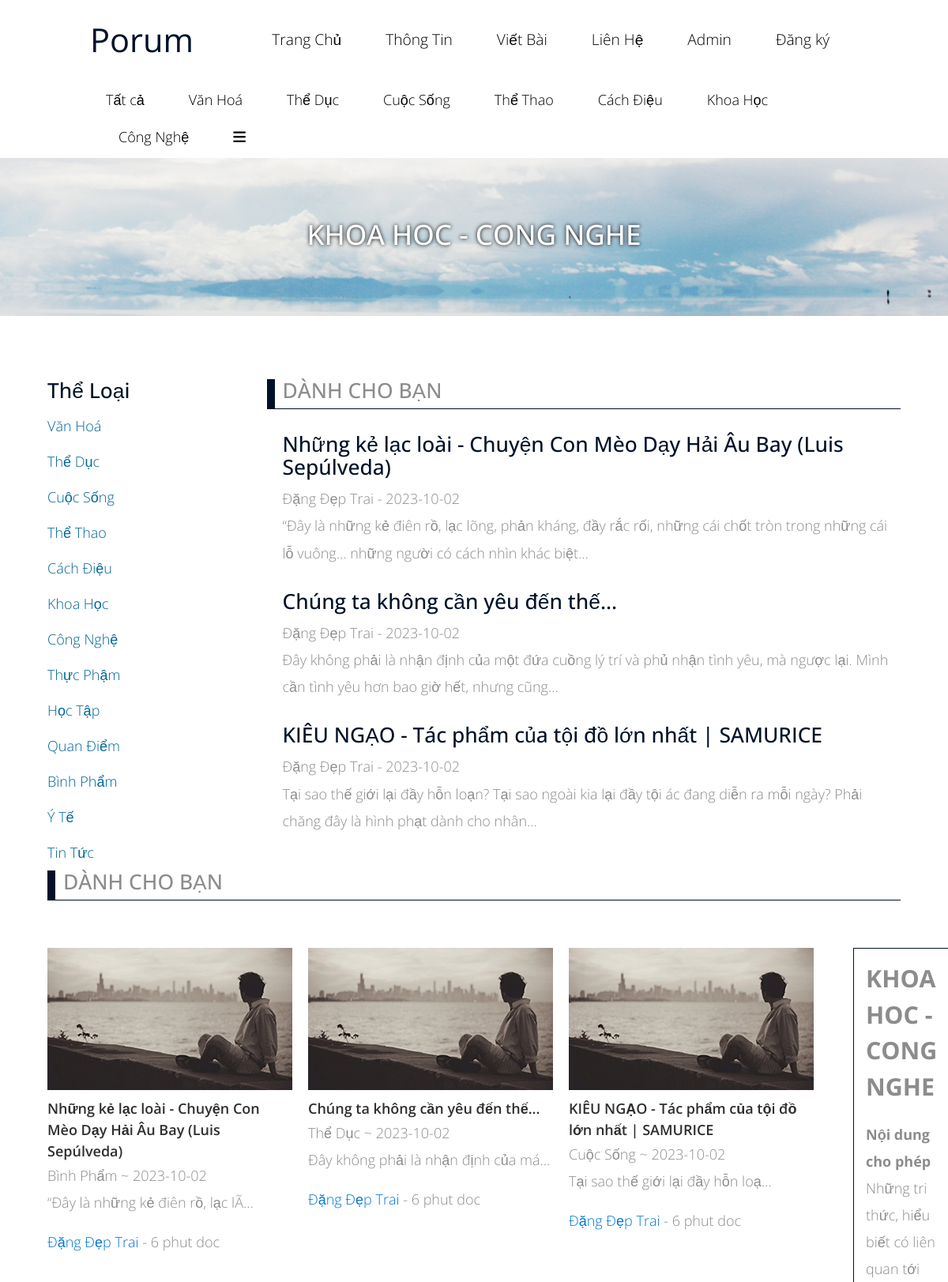
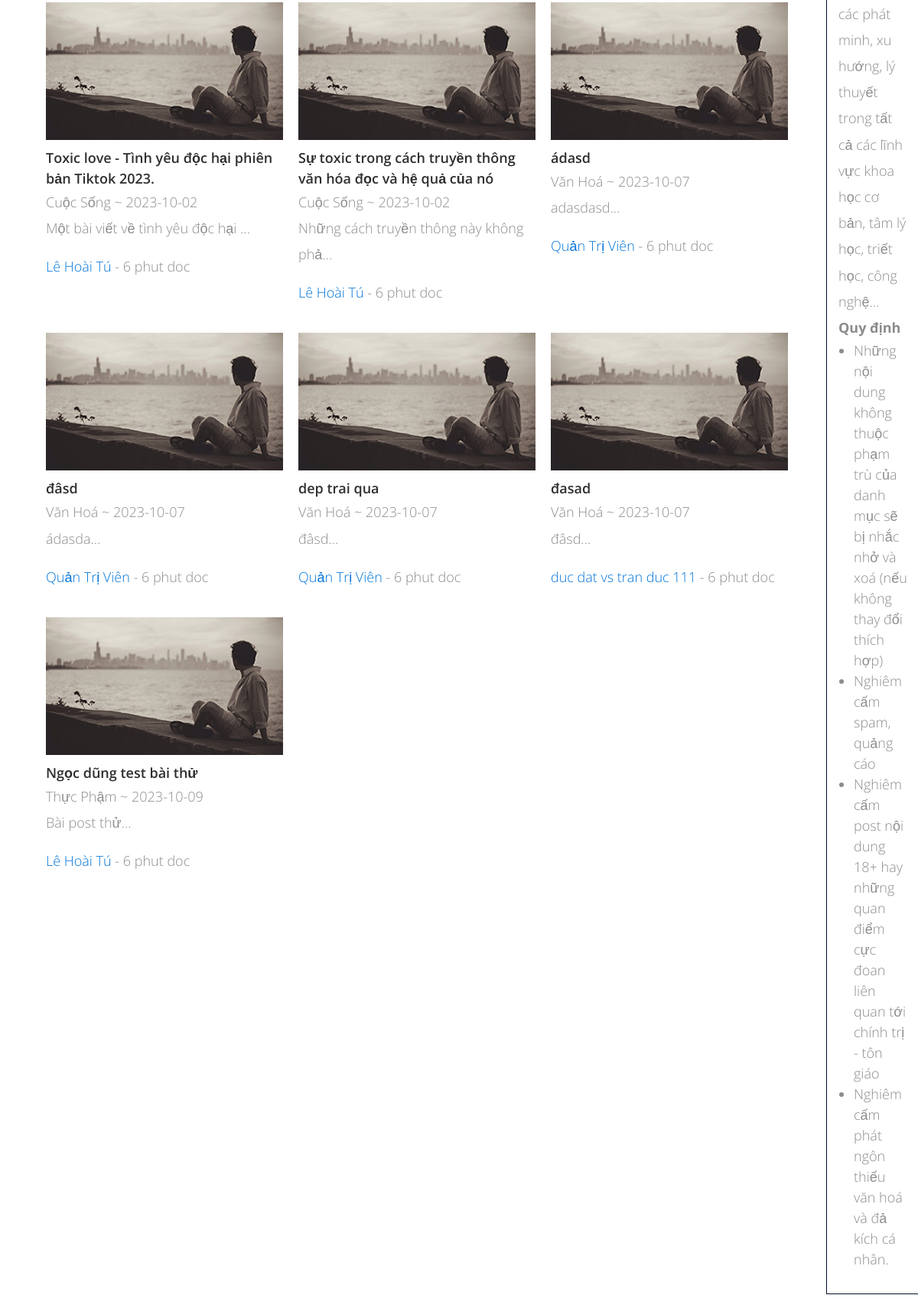
The app's page /DoAnTTCN/post/index.php (upper part) with its own data (2 pictures, top to bottom).
### tables this page shows
CREATE TABLE IF NOT EXISTS `tbl_menu` (
  `menuid` int NOT NULL AUTO_INCREMENT,
  `menuname` varchar(500) DEFAULT NULL,
  `parentid` int DEFAULT '0',
  `link` varchar(500) DEFAULT NULL,
  `position` int DEFAULT '0',
  PRIMARY KEY (`menuid`)
);

CREATE TABLE IF NOT EXISTS `tbl_category` (
  `categoryid` int NOT NULL AUTO_INCREMENT,
  `categoryname` varchar(500) DEFAULT NULL,
  PRIMARY KEY (`categoryid`)
);

### DoAnTTCN/post/index.php (the view, shortened to what this page needs)
<!DOCTYPE html>
<html>
<head>
    <link rel="stylesheet" href="../resource/user/css/contentBox.css">
    <link rel="stylesheet" href="../resource/user/css/bootstrap.min.css">
    <link rel="stylesheet" href="../resource/user/css/templatemo-style.css">
</head>
<body>
    <div class="tm-header">
        <div class="container-fluid">
            <?php
            include '../config/config.php';
            include "../layout/header.php";
            $result_cate_side_bar = $conn->query("select * from tbl_category");
            $result_post_for_u = $conn->query("select * from view_post_full limit 3");
            if (!isset($_GET['cateid'])) {
                $post_by_cateid = $conn->query("select * from view_post_full");
            } else {
                $cateid = $_GET['cateid'];
                $post_by_cateid = $conn->query("select * from view_post_full where categoryid = $cateid");
            }
            ?>
        </div>
    </div>
    <div class="tm-about-img-container">
        <h2>KHOA HOC - CONG NGHE</h2>
    </div>
    <section class="tm-section">
        <div class="container-fluid">
            <div class="row tm-2-rows-sm-swap">
                <div class="col-xs-12 col-sm-12 col-md-4 col-lg-3 col-xl-3 tm-2-rows-sm-down-2">
                    <h3 class="tm-gold-text">Thể Loại</h3>
                    <nav>
                        <ul class="nav">
                            <?php
                            if ($result_cate_side_bar->num_rows > 0) {
                                while ($row_cate_side_bar = $result_cate_side_bar->fetch_assoc()) {
                                    ?>
                                    <li><a href="#" class="tm-text-link">
                                            <?php echo $row_cate_side_bar['categoryname'] ?>
                                        </a></li>
                                    <?php
                                }
                            }
                            ?>
                        </ul>
                    </nav>
                </div>
                <div class="col-xs-12 col-sm-12 col-md-8 col-lg-9 col-xl-9 tm-2-rows-sm-down-1">
                    <div class="header-for-u">
                        <h3>DÀNH CHO BẠN</h3>
                    </div>
                    <?php
                    if ($result_post_for_u->num_rows > 0) {
                        while ($row_for_u = $result_post_for_u->fetch_assoc()) {
                            ?>
                            <div class="down-1-flex">
                                <div class="down-1-item">
                                    <h3>
                                        <a class="tm-gold-text"
                                            href="/DoAnTTCN/post/post-detail.php?postid=<?php echo $row_for_u['postid'] ?>">
                                            <?php echo $row_for_u['title'] ?>
                                        </a>
                                    </h3>
                                    <p>
                                        <?php echo $row_for_u['fullname'] ?> -
                                        <?php echo $row_for_u['createddate'] ?>
                                    </p>
                                    <p>
                                        <?php echo $row_for_u['asbtract'] ?>
                                    </p>
                                </div>
                            </div>
                            <?php
                        }
                    }
                    ?>
                </div>
            </div>
            <div class="header-for-u">
                <h3>DÀNH CHO BẠN</h3>
            </div>
            <div class="parents-box">
                <div class="content-box-flex">
                    <?php
                    if ($post_by_cateid->num_rows > 0) {
                        while ($row_by_cate = $post_by_cateid->fetch_assoc()) {
                            ?>
                            <div class="content-box-item">
                                <div class="content-box-img">
                                    <img src="../resource/user/img/tm-img-310x180-1.jpg" alt="">
                                </div>
                                <div class="content-box-name">
                                    <a class="content-box-name"
                                        href="/DoAnTTCN/post/post-detail.php?postid=<?php echo $row_by_cate['postid'] ?>">
                                        <?php echo $row_by_cate['title'] ?>
                                    </a>
                                </div>
                                <p class="content-box-name-date">
                                    <?php echo $row_by_cate['categoryname'] ?> ~
                                    <?php echo $row_by_cate['createddate'] ?>
                                </p>
                                <div class="content-box-abs">
                                    <p>
                                        <?php echo substr($row_by_cate['asbtract'], 0, 47) ?>...
                                    </p>
                                </div>
                                <div class="content-box-btn">
                                    <p> <a href="">
                                            <?php echo $row_by_cate['fullname'] ?>
                                        </a> - 6 phut doc</p>
                                </div>
                            </div>
                            <?php
                        }
                    } else {
                        ?>
                        <div style="grid-column:span 3">Chưa có bài viết nào cho thể loại bạn chọn!
                        </div>
                        <?php
                    }
                    ?>
                </div>
                <div class="right-can-u-know">
                    <div class="right-rules">
                        <div class="header-rules">
                            KHOA HOC - CONG NGHE
                        </div>
                        <div class="detail-rules">
                            <p> <b>Nội dung cho phép</b></p>
                            <p>Những tri thức, hiểu biết có liên quan tới các phát minh, xu hướng, lý thuyết trong tất
                                cả các lĩnh vực khoa học cơ bản, tâm lý học, triết học, công nghệ...</p>
                            <p> <b>Quy định</b></p>
                            <ul>
                                <li>Những nội dung không thuộc phạm trù của danh mục sẽ bị nhắc nhở và xoá (nếu không
                                    thay đổi thích hợp)</li>
                                <li>Nghiêm cấm spam, quảng cáo</li>
                                <li>Nghiêm cấm post nội dung 18+ hay những quan điểm cực đoan liên quan tới chính trị -
                                    tôn giáo</li>
                                <li>Nghiêm cấm phát ngôn thiếu văn hoá và đả kích cá nhân.</li>
                            </ul>
                        </div>
                    </div>
                </div>
            </div>
        </div>
    </section>
    <?php include '../layout/footer.php' ?>
</body>
</html>

### DoAnTTCN/layout/header.php (shortened to what this page needs)
<?php
$query_menu = "select * from tbl_menu where position =0 limit 4";
$result_menu = $conn->query($query_menu);
$result_categories = $conn->query("select * from tbl_category limit 7");
?>
<!DOCTYPE html>
<html>
<head>
    <link rel="stylesheet" href="https://cdnjs.cloudflare.com/ajax/libs/font-awesome/6.4.2/css/all.min.css"
 />
    <link rel="stylesheet" href="/DoAnTTCN/resource/user/css/bootstrap.min.css">
    <link rel="stylesheet" href="/DoAnTTCN/resource/user/css/templatemo-style.css">
    <link rel="stylesheet" href="/DoAnTTCN/resource/user/css/blogcss.css">
    <link rel="stylesheet" href="/DoAnTTCN/resource/user/css/contentBox.css">
    <link rel="stylesheet" href="/DoAnTTCN/resource/user/css/nav-item-list.css">
    <link rel="stylesheet" href="/DoAnTTCN/resource/user/css/form-account.css">
    <link rel="stylesheet" href="/DoAnTTCN/resource/user/css/createblog.css">
    <link rel="stylesheet" href="/DoAnTTCN/resource/user/css/hidden-list.css">
    <link rel="stylesheet" href="/DoAnTTCN/resource/user/css/info-acc.css">
    <link rel="stylesheet" href="/DoAnTTCN/resource/user/css/change-info.css">
</head>
<body>
    <div class="tm-header">
        <div class="container-fluid">
            <div class="tm-header-inner">
                <a href="/DoAnTTCN/" class="navbar-brand tm-site-name">Porum</a>
                <nav class="navbar tm-main-nav">
                    <div class="collapse navbar-toggleable-sm" id="tmNavbar">
                        <ul class="nav navbar-nav">
                            <?php
                            if ($result_menu->num_rows > 0) {
                                while ($row_menu = $result_menu->fetch_assoc()) {
                                    ?>
                                    <li class="nav-item">
                                        <a href="<?php echo $row_menu['link'] ?>" class="nav-link">
                                            <?php echo $row_menu['menuname'] ?>
                                        </a>
                                    </li>
                                    <?php
                                }
                            }
                            ?>
                            <li class="nav-item">
                                <a href="/DoAnTTCN/admin" class="nav-link">
                                    Admin
                                </a>
                            </li>
                            <?php
                            if (isset($_SESSION['username'])) {
                                ?>
                                <li class="nav-item"  onclick="showDiv('profile')" >
                                    <div class="nav-link">
                                        <?php echo $_SESSION['username'] ?>
                                    </div>
                                    <div class="nav-item-setting" id="profile">
                                        <ul>
                                            <li> <a href="/DoAnTTCN/account/account-info.php">Profile</a> </li>
                                            <li><a href="/DoAnTTCN/account/logout.php">Log out</a></li>
                                        </ul>
                                    </div>
                                </li>
                                <?php
                            } else {
                                ?>
                                <li class="nav-item">
                                    <a href="/DoAnTTCN/account/register.php" class="nav-link">
                                        Đăng ký
                                    </a>
                                </li>
                                <?php
                            }
                            ?>
                        </ul>
                    </div>
                </nav>
            </div>
            <div class="tm-header-2-inner">
                <div class="collapse navbar-toggleable-sm" id="tmNavbar">
                    <ul class="nav navbar-nav">
                        <li class="nav-item">
                            <a href="/DoAnTTCN/post/" class="nav-link">
                                Tất cả
                            </a>
                        </li>
                        <?php
                        if ($result_categories->num_rows > 0) {
                            while ($row_cate = $result_categories->fetch_assoc()) {
                                ?>
                                <li class="nav-item">
                                    <a href="/DoAnTTCN/post/?cateid=<?php echo $row_cate['categoryid'] ?>" class="nav-link">
                                        <?php echo $row_cate['categoryname'] ?>
                                    </a>
                                </li>
                                <?php
                            }
                        }
                        ?>
                        <li class="nav-item">
                            <a href="#" class="nav-link" onclick="showDiv('choosecate')"><i class="fa-solid fa-bars"></i></a>
                        </li>
                    </ul>
                </div>
            </div>
        </div>
    </div>

### DoAnTTCN/resource/user/css/contentBox.css (style rules this page uses)
.parents-box { display: flex; margin-top: 60px; justify-content: space-between; }
.content-box-flex { display: grid; grid-template-columns: 1fr 1fr 1fr; grid-column-gap: 20px; grid-row-gap: 20px; height: max-content; margin-right: 50px; }
.content-box-name { font-weight: 600; margin-top: 10px; color: rgb(47, 47, 47); }
.header-rules { font-weight: bold; font-size: 1.9rem; margin-bottom: 20px; }
.detail-rules ul { padding-left: 20px; }
.detail-rules p { margin-bottom: 0; }
.right-rules { border: 1px solid #001129; padding: 15px; margin-bottom: 20px; }
.right-can-u-know { max-width: 340px; }
.down-1-flex { display: flex; gap: 20px; margin: 30px 0; }
.down-1-item { display: flex; flex-direction: column; justify-content: center; }
.down-1-item p { margin: 0; }
.header-for-u { border-bottom: 1px solid #001129; font-weight: 700; position: relative; }
.header-for-u h3 { padding-left: 20px; }
.header-for-u::before { content: ""; width: 10px; height: 100%; background-color: #001129; position: absolute; top: 0; z-index: 100; }
.tm-about-img-container { display: flex; justify-content: center; align-items: center; color: white; text-shadow: black 0 0 5px; }
.content-box-name-date { margin: 0; }

### DoAnTTCN/resource/user/css/templatemo-style.css (style rules this page uses)
body { color: #8c8c8c; font-family: "Open Sans", Helvetica, Arial, sans-serif; font-size: 18px; font-weight: 300; overflow-x: hidden; }
a, button { transition: all 0.3s ease; }
h2 { font-size: 2.2rem; }
.container-fluid { margin-left: auto; margin-right: auto; max-width: 1390px; }
@media (max-width: 1390px) { .container-fluid { padding-left: 5%; padding-right: 5%; } }
.tm-header-inner { display: -webkit-flex; display: -ms-flexbox; display: flex; -webkit-align-items: center; -ms-flex-align: center; align-items: center; -webkit-justify-content: space-between; -ms-flex-pack: justify; justify-content: space-between; height: 100px; }
.tm-site-name { color: #001129; display: block; font-size: 2.6rem; font-weight: 400; }
.tm-main-nav { font-size: 1.2rem; }
.navbar-nav .nav-link { border-radius: 6px; color: black; padding: 10px 20px; }
.tm-gold-text { color: #001129; }
.tm-section { padding-top: 80px; padding-bottom: 100px; }
.tm-about-img-container { background-image: url("../img/tm-blog-img.jpg"); }
.tm-about-img-container, .tm-blog-img-container, .tm-contact-img-container { background-size: auto 200px; background-position: center; background-repeat: no-repeat; height: 200px; }
h3 { font-size: 1.65rem; }
.tm-text-link { color: #006699; line-height: 2.5; }
p { line-height: 1.9; }
.tm-header-2-inner { display: -webkit-flex; display: -ms-flexbox; display: flex; -webkit-align-items: center; -ms-flex-align: center; align-items: center; -webkit-justify-content: space-between; -ms-flex-pack: justify; justify-content: space-around; height: 100px; }

### DoAnTTCN/resource/user/css/blogcss.css (style rules this page uses)
a { text-decoration: none; }
.right-can-u-know { max-width: 340px; }

### DoAnTTCN/resource/user/css/nav-item-list.css (style rules this page uses)
.nav-item { position: relative; }
.nav-item { cursor: pointer; }

### records on screen
tbl_menu: menuname "Trang Chủ"
tbl_menu: menuname "Thông Tin"
tbl_menu: menuname "Viết Bài"
tbl_menu: menuname "Liên Hệ"
tbl_category: categoryname "Văn Hoá"
tbl_category: categoryname "Thể Dục"
tbl_category: categoryname "Cuộc Sống"
tbl_category: categoryname "Thể Thao"
tbl_category: categoryname "Cách Điệu"
tbl_category: categoryname "Khoa Học"
tbl_category: categoryname "Công Nghệ"
tbl_category: categoryname "Thực Phậm"
tbl_category: categoryname "Học Tập"
tbl_category: categoryname "Quan Điểm"
tbl_category: categoryname "Bình Phẩm"
tbl_category: categoryname "Ý Tế"
tbl_category: categoryname "Tin Tức"

### other values on screen
$row_for_u['title'] "Những kẻ lạc loài - Chuyện Con Mèo Dạy Hải Âu Bay (Luis Sepúlveda)"
$row_for_u['fullname'] "Đặng Đẹp Trai"
$row_for_u['createddate'] "2023-10-02"
$row_for_u['asbtract'] "“Đây là những kẻ điên rồ, lạc lõng, phản kháng, đầy rắc rối, những cái chốt tròn trong những cái lỗ vuông… những người có cách nhìn khác biệt..."
$row_for_u['title'] "Chúng ta không cần yêu đến thế..."
$row_for_u['asbtract'] "Đây không phải là nhận định của một đứa cuồng lý trí và phủ nhận tình yêu, mà ngược lại. Mình cần tình yêu hơn bao giờ hết, nhưng cũng..."
$row_for_u['title'] "KIÊU NGẠO - Tác phẩm của tội đồ lớn nhất | SAMURICE"
$row_for_u['asbtract'] "Tại sao thế giới lại đầy hỗn loạn? Tại sao ngoài kia lại đầy tội ác đang diễn ra mỗi ngày? Phải chăng đây là hình phạt dành cho nhân..."
$row_by_cate['title'] "Những kẻ lạc loài - Chuyện Con Mèo Dạy Hải Âu Bay (Luis Sepúlveda)"
$row_by_cate['categoryname'] "Bình Phẩm"
$row_by_cate['createddate'] "2023-10-02"
substr($row_by_cate['asbtract'], 0, 47) "“Đây là những kẻ điên rồ, lạc lÃ"
$row_by_cate['fullname'] "Đặng Đẹp Trai"
$row_by_cate['title'] "Chúng ta không cần yêu đến thế..."
$row_by_cate['categoryname'] "Thể Dục"
